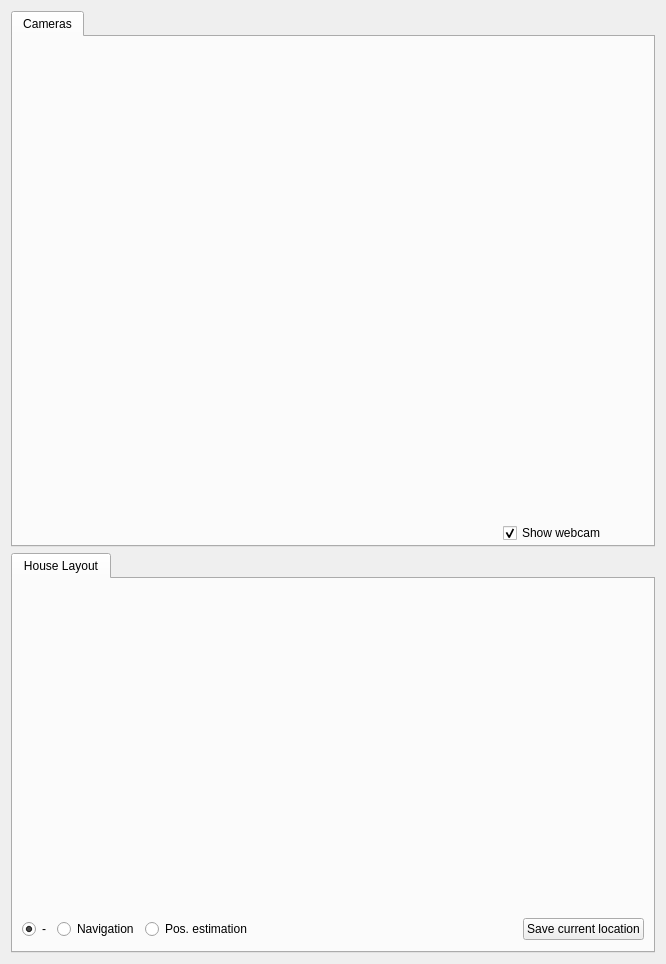
       <widget class="QWidget" name="m_midContainer" native="true">
        <layout class="QVBoxLayout" name="verticalLayout_3">
         <item>
          <widget class="QTabWidget" name="m_tabCameras">
           <property name="sizePolicy">
            <sizepolicy hsizetype="Expanding" vsizetype="Minimum">
             <horstretch>0</horstretch>
             <verstretch>0</verstretch>
            </sizepolicy>
           </property>
           <property name="minimumSize">
            <size>
             <width>640</width>
             <height>0</height>
            </size>
           </property>
           <property name="maximumSize">
            <size>
             <width>660</width>
             <height>16777215</height>
            </size>
           </property>
           <widget class="QWidget" name="tab_6">
            <attribute name="title">
             <string>Cameras</string>
            </attribute>
            <layout class="QVBoxLayout" name="verticalLayout_8">
             <property name="margin">
              <number>0</number>
             </property>
             <item>
              <widget class="QWidget" name="m_cameraOverView" native="true">
               <property name="sizePolicy">
                <sizepolicy hsizetype="Fixed" vsizetype="Fixed">
                 <horstretch>0</horstretch>
                 <verstretch>0</verstretch>
                </sizepolicy>
               </property>
               <property name="minimumSize">
                <size>
                 <width>640</width>
                 <height>480</height>
                </size>
               </property>
               <property name="maximumSize">
                <size>
                 <width>640</width>
                 <height>480</height>
                </size>
               </property>
               <layout class="QVBoxLayout" name="verticalLayout_7">
                <property name="spacing">
                 <number>0</number>
                </property>
                <property name="margin">
                 <number>0</number>
                </property>
               </layout>
              </widget>
             </item>
             <item>
              <layout class="QHBoxLayout" name="horizontalLayout_6">
               <item>
                <spacer name="horizontalSpacer_8">
                 <property name="orientation">
                  <enum>Qt::Horizontal</enum>
                 </property>
                 <property name="sizeHint" stdset="0">
                  <size>
                   <width>40</width>
                   <height>20</height>
                  </size>
                 </property>
                </spacer>
               </item>
               <item>
                <widget class="QCheckBox" name="m_showOperatorCamCheckBox">
                 <property name="sizePolicy">
                  <sizepolicy hsizetype="Preferred" vsizetype="Fixed">
                   <horstretch>0</horstretch>
                   <verstretch>0</verstretch>
                  </sizepolicy>
                 </property>
                 <property name="minimumSize">
                  <size>
                   <width>150</width>
                   <height>0</height>
                  </size>
                 </property>
                 <property name="maximumSize">
                  <size>
                   <width>200</width>
                   <height>16777215</height>
                  </size>
                 </property>
                 <property name="layoutDirection">
                  <enum>Qt::LeftToRight</enum>
                 </property>
                 <property name="text">
                  <string>Show webcam</string>
                 </property>
                 <property name="checked">
                  <bool>true</bool>
                 </property>
                </widget>
               </item>
              </layout>
             </item>
            </layout>
           </widget>
          </widget>
         </item>
         <item>
          <widget class="QTabWidget" name="m_HouseLayoutTabWidget">
           <property name="sizePolicy">
            <sizepolicy hsizetype="Expanding" vsizetype="Expanding">
             <horstretch>0</horstretch>
             <verstretch>0</verstretch>
            </sizepolicy>
           </property>
           <property name="minimumSize">
            <size>
             <width>320</width>
             <height>400</height>
            </size>
           </property>
           <property name="maximumSize">
            <size>
             <width>660</width>
             <height>550</height>
            </size>
           </property>
           <widget class="QWidget" name="m_tabHouseLayout">
            <property name="minimumSize">
             <size>
              <width>0</width>
              <height>300</height>
             </size>
            </property>
            <property name="maximumSize">
             <size>
              <width>16777215</width>
              <height>550</height>
             </size>
            </property>
            <attribute name="title">
             <string>House Layout</string>
            </attribute>
            <layout class="QVBoxLayout" name="verticalLayout_10">
             <item>
              <widget class="QWidget" name="m_HouseLayoutView" native="true">
               <property name="sizePolicy">
                <sizepolicy hsizetype="Preferred" vsizetype="Preferred">
                 <horstretch>0</horstretch>
                 <verstretch>0</verstretch>
                </sizepolicy>
               </property>
               <property name="maximumSize">
                <size>
                 <width>16777215</width>
                 <height>380</height>
                </size>
               </property>
               <layout class="QVBoxLayout" name="verticalLayout_21">
                <property name="spacing">
                 <number>0</number>
                </property>
                <property name="margin">
                 <number>0</number>
                </property>
                <item>
                 <layout class="QVBoxLayout" name="m_HouseLayoutViewLayout"/>
                </item>
               </layout>
              </widget>
             </item>
             <item>
              <widget class="QWidget" name="widget_26" native="true">
               <property name="sizePolicy">
                <sizepolicy hsizetype="Preferred" vsizetype="Minimum">
                 <horstretch>0</horstretch>
                 <verstretch>0</verstretch>
                </sizepolicy>
               </property>
               <property name="minimumSize">
                <size>
                 <width>0</width>
                 <height>0</height>
                </size>
               </property>
               <property name="maximumSize">
                <size>
                 <width>16777215</width>
                 <height>25</height>
                </size>
               </property>
               <layout class="QVBoxLayout" name="verticalLayout_19">
                <property name="margin">
                 <number>0</number>
                </property>
                <item>
                 <layout class="QHBoxLayout" name="horizontalLayout_9">
                  <item>
                   <widget class="QRadioButton" name="noNavigationCheckbox">
                    <property name="text">
                     <string>-</string>
                    </property>
                    <property name="checked">
                     <bool>true</bool>
                    </property>
                   </widget>
                  </item>
                  <item>
                   <widget class="QRadioButton" name="navigationCheckbox">
                    <property name="text">
                     <string>Navigation</string>
                    </property>
                   </widget>
                  </item>
                  <item>
                   <widget class="QRadioButton" name="posEstimateCheckbox">
                    <property name="text">
                     <string>Pos. estimation</string>
                    </property>
                   </widget>
                  </item>
                  <item>
                   <spacer name="horizontalSpacer_25">
                    <property name="orientation">
                     <enum>Qt::Horizontal</enum>
                    </property>
                    <property name="sizeHint" stdset="0">
                     <size>
                      <width>40</width>
                      <height>20</height>
                     </size>
                    </property>
                   </spacer>
                  </item>
                  <item>
                   <widget class="QPushButton" name="m_saveWaypointButton">
                    <property name="text">
                     <string>Save current location</string>
                    </property>
                   </widget>
                  </item>
                 </layout>
                </item>
               </layout>
              </widget>
             </item>
            </layout>
           </widget>
          </widget>
         </item>
        </layout>
       </widget>
